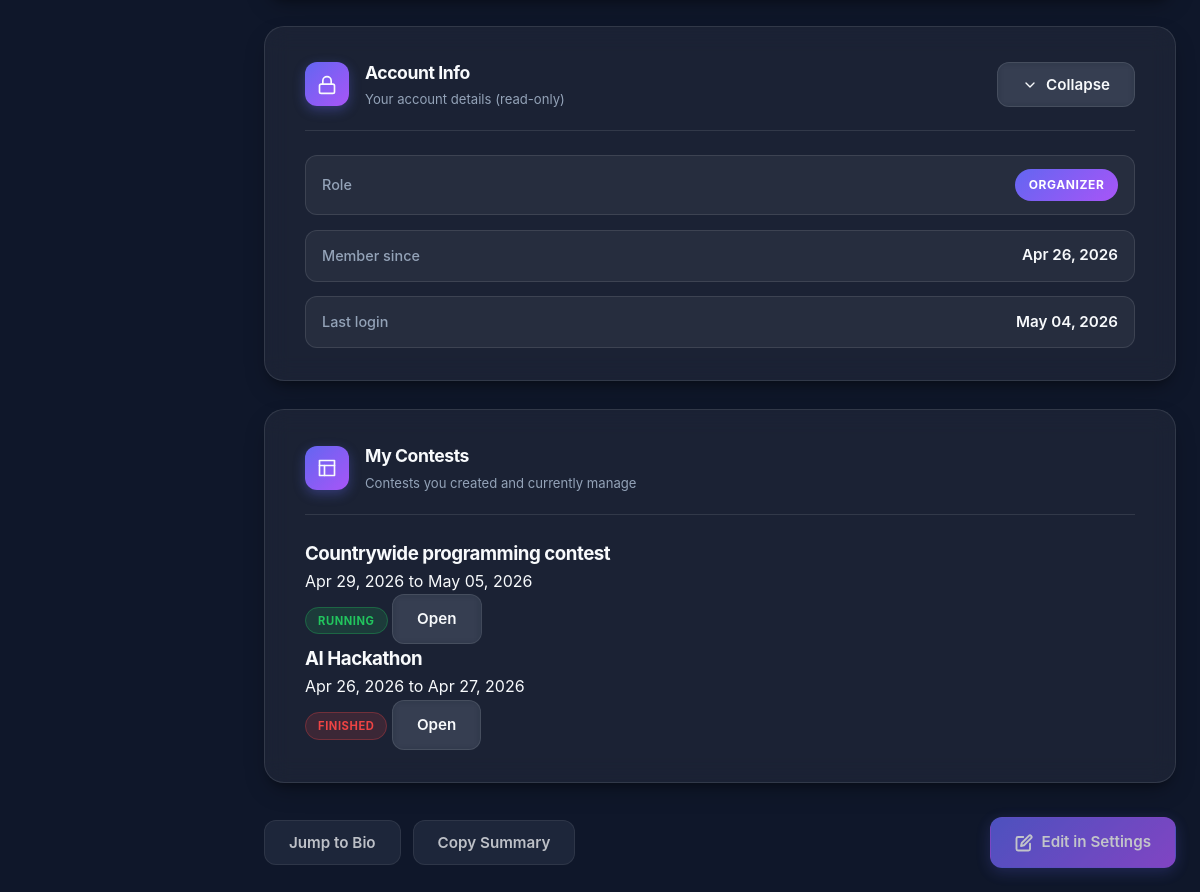
Before: /en/profile/ (signed in, lower part) with the older database file.
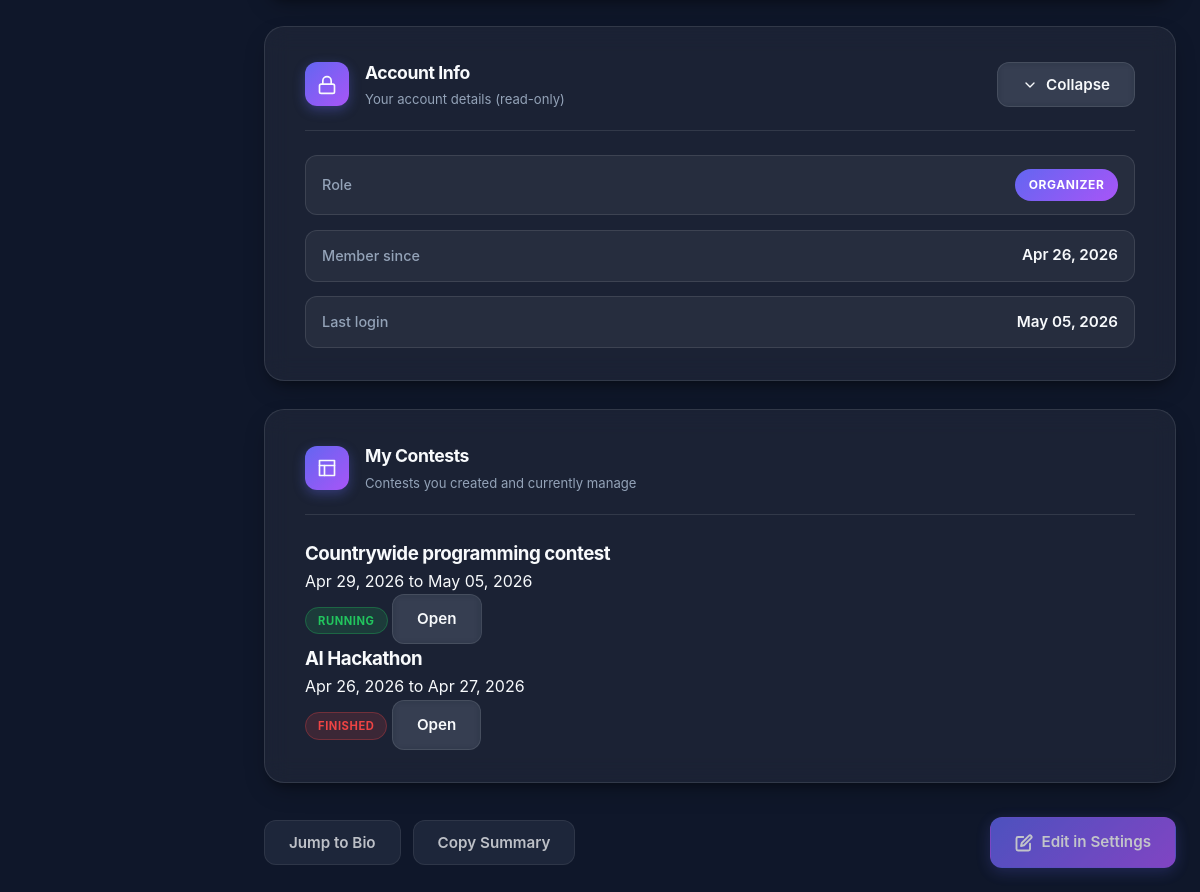
After: the same page with the newer database file.
### app/models.py (models this page shows, shortened)
class User(AbstractUser):
    class Role(models.TextChoices):
        ORGANIZER = "ORGANIZER", _("Organizer")
        JURY = "JURY", _("Jury")
        PARTICIPANT = "PARTICIPANT", _("Participant")
    username = models.CharField(max_length=20, unique=True)
    bio = models.CharField(max_length=200, blank=True)
    role = models.CharField(choices=Role.choices, default=Role.PARTICIPANT)
    def is_organizer(self):
        return self.role == self.Role.ORGANIZER
    def is_jury(self):
        return self.role == self.Role.JURY
    def is_participant(self):
        return self.role == self.Role.PARTICIPANT

### app/views/views_general.py (the view, shortened to what this page needs)
# urls.py: path("profile/", views.ProfileView.as_view(), name="profile"),
class ProfileView(RedirectToRegisterMixin, View):
    def _build_context(self, request, form, saved=False):
        user = request.user
        context = {
            "form": form,
            "saved": saved,
        }
        if user.is_participant():
            teams = (
                Team.objects.filter(participants=user)
                .prefetch_related("teams_in_contests")
                .order_by("name")
                .distinct()
            )
            captained_team_ids = set(user.captained_teams.values_list("id", flat=True))
            participant_team_rows = []
            for team in teams:
                contests = list(team.teams_in_contests.exclude(status=Contest.Status.DRAFT).order_by("-start_date", "name"))
                if contests:
                    for contest in contests:
                        participant_team_rows.append(
                            {
                                "team": team,
                                "contest": contest,
                                "is_captain": team.id in captained_team_ids,
                            }
                        )
                else:
                    participant_team_rows.append(
                        {
                            "team": team,
                            "contest": None,
                            "is_captain": team.id in captained_team_ids,
                        }
                    )
            leaderboard_entries = (
                LeaderboardEntry.objects.filter(team__participants=user)
                .select_related("contest", "team")
                .order_by("contest__start_date", "rank", "team__name")
            )
            context.update(
                participant_team_rows=participant_team_rows,
                leaderboard_entries=leaderboard_entries,
            )
        elif user.is_organizer():
            organized_contests = user.organized_contests.order_by("-start_date", "name")
            context.update(organized_contests=organized_contests)
        return context
    def get(self, request):
        form = ProfileBioForm(instance=request.user)
        return render(
            request,
            "app/core/profile.html",
            self._build_context(request, form, saved=request.GET.get("saved") == "1"),
        )

### app/context_processors.py (called while the page is built)
def notification_count(request):
    if request.user.is_authenticated:
        return {
            'unread_notification_count': request.user.notifications.filter(is_read=False).count()
        }
    return {'unread_notification_count': 0}

### app/templates/app/core/profile.html (shortened to what the changed rows need)
{% extends 'app/core/base.html' %}
{% load static i18n %}
{% block extra_css %}
<link rel="stylesheet" href="{% static 'css/core/profile.css' %}">
<link rel="stylesheet" href="{% static 'css/core/settings.css' %}">
<link rel="stylesheet" href="{% static 'css/core/home.css' %}">
{% endblock %}
{% block main_class %}page-narrow{% endblock %}
{% block content %}
        <div class="settings-layout">
            <section class="settings-card">
                <div class="settings-card__header">
                    <div>
                        <h2 class="settings-card__title">{% trans "Account Info" %}</h2>
                    </div>
                </div>
                <div class="settings-info-grid collapsible-content" id="profileInfoPanel">
                    <div class="settings-info-item">
                        <span class="settings-info-item__value">
                            <span class="role-badge">{{ user.get_role_display }}</span>
                        </span>
                    </div>
                    <div class="settings-info-item">
                        <span class="settings-info-item__label">{% trans "Member since" %}</span>
                        <span class="settings-info-item__value">{{ user.date_joined|date:"M d, Y" }}</span>
                    </div>
                    <div class="settings-info-item">
                        <span class="settings-info-item__label">{% trans "Last login" %}</span>
                        <span class="settings-info-item__value">{{ user.last_login|date:"M d, Y" }}</span>
                    </div>
                </div>
            </section>
            {% if user.is_participant %}
            <section class="settings-card">
                <div class="settings-card__header">
                    <div class="settings-card__icon">
                        <svg width="20" height="20" viewBox="0 0 24 24" fill="none" stroke="currentColor"
                            stroke-width="2" stroke-linecap="round" stroke-linejoin="round">
                            <path d="M17 21v-2a4 4 0 0 0-4-4H5a4 4 0 0 0-4 4v2"></path>
                            <circle cx="9" cy="7" r="4"></circle>
                            <path d="M23 21v-2a4 4 0 0 0-3-3.87"></path>
                            <path d="M16 3.13a4 4 0 0 1 0 7.75"></path>
                        </svg>
                    </div>
                    <div>
                        <h2 class="settings-card__title">{% trans "My Teams" %}</h2>
                        <p class="settings-card__subtitle">{% trans "Teams and contests you participate in" %}</p>
                    </div>
                </div>
                {% if participant_team_rows %}
                <div class="profile-list">
                    {% for row in participant_team_rows %}
                    <article class="profile-list__item">
                        <div>
                            <h3>{{ row.team.name }}</h3>
                            <p>
                                {% if row.contest %}
                                {% blocktrans with contest_name=row.contest.name %}Contest: {{ contest_name }}{% endblocktrans %}
                                {% else %}
                                {% trans "Contest not assigned yet" %}
                                {% endif %}
                            </p>
                        </div>
                        <span class="role-badge">
                            {% if row.is_captain %}{% trans "Captain" %}{% else %}{% trans "Member" %}{% endif %}
                        </span>
                    </article>
                    {% endfor %}
                </div>
                {% else %}
                <div class="empty-state profile-empty-state">
                    <p>{% trans "You are not part of any teams yet." %}</p>
                </div>
                {% endif %}
            </section>
            <section class="settings-card">
                <div class="settings-card__header">
                    <div class="settings-card__icon">
                        <svg width="20" height="20" viewBox="0 0 24 24" fill="none" stroke="currentColor"
                            stroke-width="2" stroke-linecap="round" stroke-linejoin="round">
                            <path d="M8 21h8"></path>
                            <path d="M12 17v4"></path>
                            <path d="M7 4h10"></path>
                            <path d="M17 4v4a5 5 0 0 1-10 0V4"></path>
                        </svg>
                    </div>
                    <div>
                        <h2 class="settings-card__title">{% trans "Leaderboard History" %}</h2>
                        <p class="settings-card__subtitle">{% trans "Placements and scores from completed contests" %}</p>
                    </div>
                </div>
                {% if leaderboard_entries %}
                <div class="profile-table-wrap">
                    <div class="div-004"><table class="profile-table table-001">
                        <thead>
                            <tr>
                                <th>{% trans "Contest" %}</th>
                                <th>{% trans "Team" %}</th>
                                <th>{% trans "Rank" %}</th>
                                <th>{% trans "Total score" %}</th>
                            </tr>
                        </thead>
                        <tbody>
                            {% for entry in leaderboard_entries %}
                            <tr>
                                <td>{{ entry.contest.name }}</td>
                                <td>{{ entry.team.name }}</td>
                                <td>{{ entry.rank_display }}</td>
                                <td>{{ entry.total_score }}</td>
                            </tr>
                            {% endfor %}
                        </tbody>
                    </table></div>
                </div>
                {% else %}
                <div class="empty-state profile-empty-state">
                    <p>{% trans "No leaderboard results available yet." %}</p>
                </div>
                {% endif %}
            </section>
            {% elif user.is_organizer %}
            <section class="settings-card">
                <div class="settings-card__header">
                    <div>
                        <h2 class="settings-card__title">{% trans "My Contests" %}</h2>
                    </div>
                </div>
            </section>
            {% endif %}
        </div>
{% endblock %}

Changed rows visible on the page:
changed User "ORGANIZER": last_login "May 04, 2026" → "May 05, 2026"
